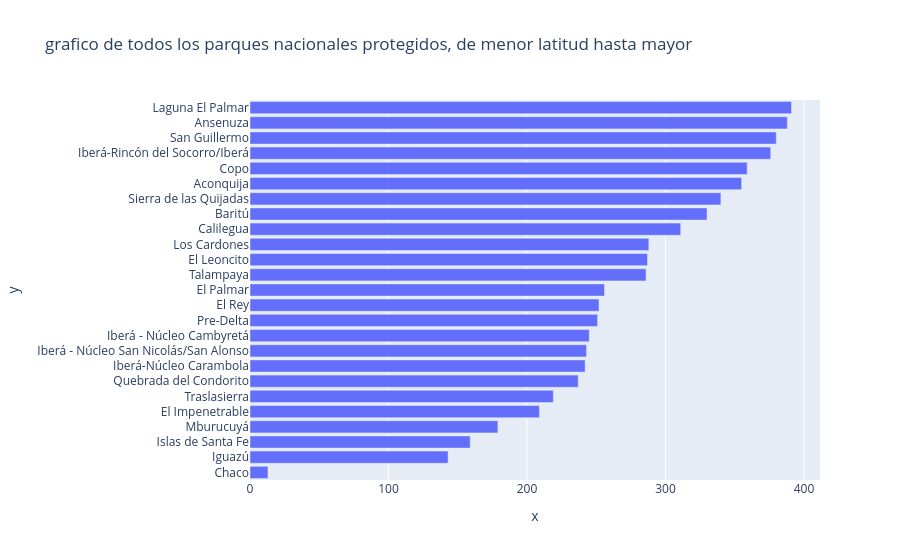

Notebook code cell kept with this figure:
### Markdown cell above
Resp:

### Code cell
filtr1 = area[(area["tap"] == 1)&(area.jap == 2)]
filtr2 = filtr1[filtr1["lat"] > -34]
filtr3 = filtr2["nam"]
dig = px.bar(
    filtr3, y = filtr3.values, x = filtr3.index, title = "grafico de todos los parques nacionales protegidos, de menor latitud hasta mayor")
dig.show()

### Figure 1 — Plotly figure (JSON) as saved in the notebook; plotly's stock layout.template omitted (floating-point values rounded to 4 significant figures)
{"data": [{"hovertemplate": "x=%{x}<br>y=%{y}<extra></extra>", "legendgroup": "", "marker": {"color": "#636efa", "pattern": {"shape": ""}}, "name": "", "orientation": "h", "showlegend": false, "textposition": "auto", "type": "bar", "x": [13, 143, 159, 179, 209, 219, 237, 242, 243, 245, 251, 252, 256, 286, 287, 288, 311, 330, 340, 355, 359, 376, 380, 388, 391], "xaxis": "x", "y": ["Chaco", "Iguazú", "Islas de Santa Fe", "Mburucuyá", "El Impenetrable", "Traslasierra", "Quebrada del Condorito", "Iberá-Núcleo Carambola", "Iberá - Núcleo San Nicolás/San Alonso", "Iberá - Núcleo Cambyretá", "Pre-Delta", "El Rey", "El Palmar", "Talampaya", "El Leoncito", "Los Cardones", "Calilegua", "Baritú", "Sierra de las Quijadas", "Aconquija", "Copo", "Iberá-Rincón del Socorro/Iberá", "San Guillermo", "Ansenuza", "Laguna El Palmar"], "yaxis": "y"}], "layout": {"barmode": "relative", "legend": {"tracegroupgap": 0}, "title": {"text": "grafico de todos los parques nacionales protegidos, de menor latitud hasta mayor"}, "xaxis": {"anchor": "y", "domain": [0, 1], "title": {"text": "x"}}, "yaxis": {"anchor": "x", "domain": [0, 1], "title": {"text": "y"}}}}
